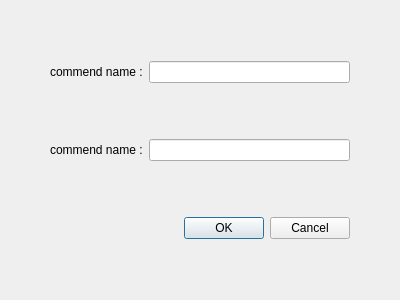
<?xml version="1.0" encoding="UTF-8"?>
<ui version="4.0">
 <class>Dialog</class>
 <widget class="QDialog" name="Dialog">
  <property name="geometry">
   <rect>
    <x>0</x>
    <y>0</y>
    <width>400</width>
    <height>300</height>
   </rect>
  </property>
  <property name="windowTitle">
   <string>Dialog</string>
  </property>
  <layout class="QGridLayout" name="gridLayout">
   <property name="leftMargin">
    <number>50</number>
   </property>
   <property name="rightMargin">
    <number>50</number>
   </property>
   <item row="0" column="0">
    <widget class="QLabel" name="label">
     <property name="text">
      <string>commend name :</string>
     </property>
    </widget>
   </item>
   <item row="0" column="1">
    <widget class="QLineEdit" name="lineEdit"/>
   </item>
   <item row="1" column="0">
    <widget class="QLabel" name="label_2">
     <property name="text">
      <string>commend name :</string>
     </property>
    </widget>
   </item>
   <item row="1" column="1">
    <widget class="QLineEdit" name="lineEdit_2"/>
   </item>
   <item row="2" column="0" colspan="2">
    <widget class="QDialogButtonBox" name="buttonBox">
     <property name="orientation">
      <enum>Qt::Horizontal</enum>
     </property>
     <property name="standardButtons">
      <set>QDialogButtonBox::Cancel|QDialogButtonBox::Ok</set>
     </property>
    </widget>
   </item>
  </layout>
 </widget>
 <resources/>
 <connections>
  <connection>
   <sender>buttonBox</sender>
   <signal>accepted()</signal>
   <receiver>Dialog</receiver>
   <slot>accept()</slot>
   <hints>
    <hint type="sourcelabel">
     <x>248</x>
     <y>254</y>
    </hint>
    <hint type="destinationlabel">
     <x>157</x>
     <y>274</y>
    </hint>
   </hints>
  </connection>
  <connection>
   <sender>buttonBox</sender>
   <signal>rejected()</signal>
   <receiver>Dialog</receiver>
   <slot>reject()</slot>
   <hints>
    <hint type="sourcelabel">
     <x>316</x>
     <y>260</y>
    </hint>
    <hint type="destinationlabel">
     <x>286</x>
     <y>274</y>
    </hint>
   </hints>
  </connection>
 </connections>
</ui>
